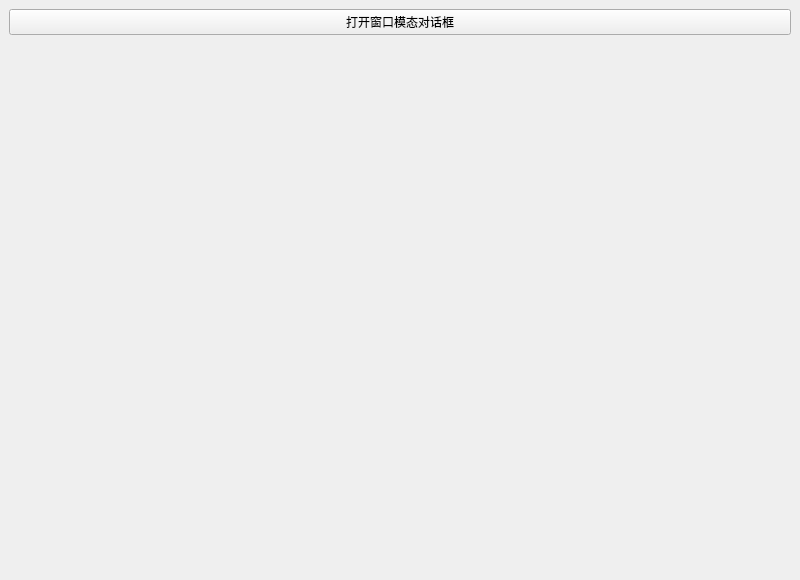
<?xml version="1.0" encoding="UTF-8"?>
<ui version="4.0">
 <class>MainWindow</class>
 <widget class="QMainWindow" name="MainWindow">
  <property name="geometry">
   <rect>
    <x>0</x>
    <y>0</y>
    <width>800</width>
    <height>580</height>
   </rect>
  </property>
  <property name="windowTitle">
   <string>36 模态 非模态与对象生命期</string>
  </property>
  <widget class="QWidget" name="centralwidget">
   <layout class="QVBoxLayout" name="verticalLayout">
    <item>
     <widget class="QPushButton" name="run">
      <property name="text">
       <string>打开窗口模态对话框</string>
      </property>
     </widget>
    </item>
    <item>
     <spacer name="verticalSpacer">
      <property name="orientation">
       <enum>Qt::Vertical</enum>
      </property>
      <property name="sizeHint" stdset="0">
       <size>
        <width>20</width>
        <height>40</height>
       </size>
      </property>
     </spacer>
    </item>
   </layout>
  </widget>
 </widget>
 <resources />
 <connections />
</ui>
